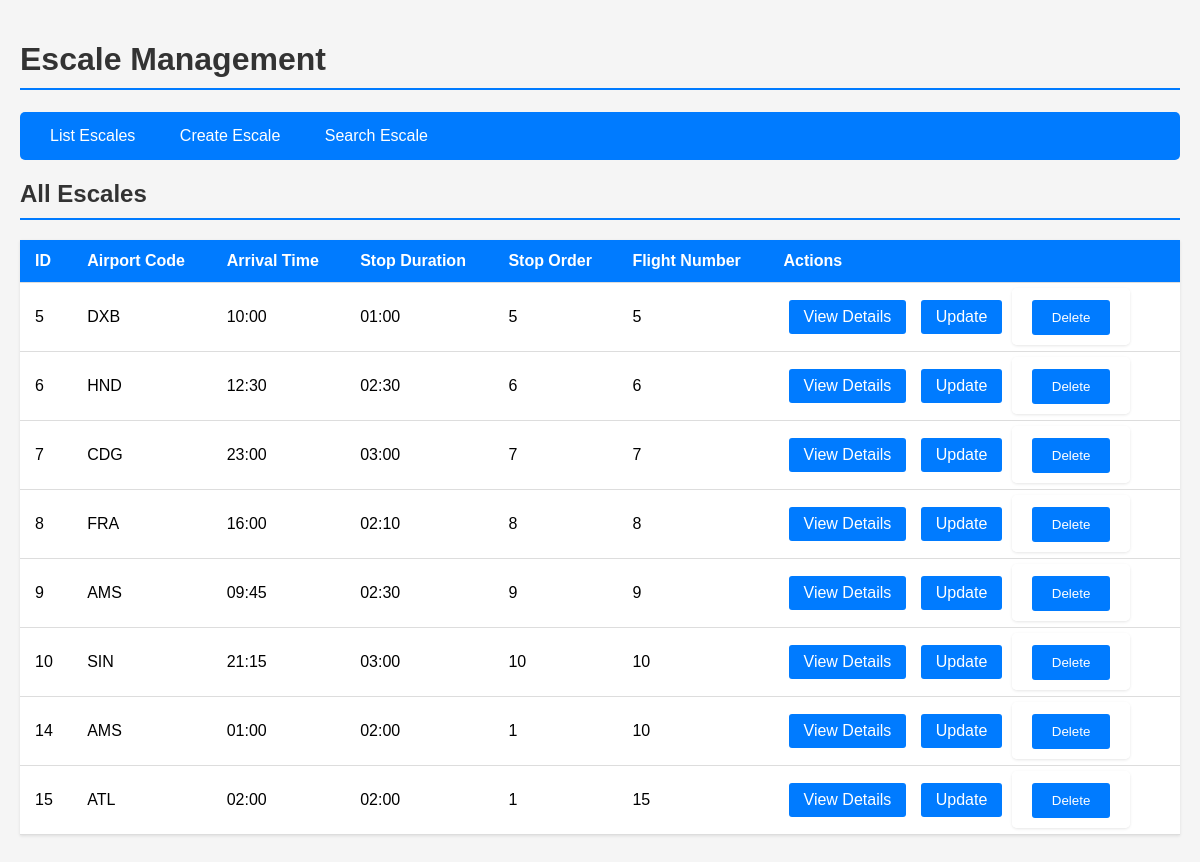
/escale, run on the app's committed database.
### tables this page shows
CREATE TABLE escale (
        IDESC INTEGER PRIMARY KEY AUTOINCREMENT NOT NULL,
        APORTESC VARCHAR(3) NOT NULL,
        HARMESC TIME NOT NULL,
        DURESC TIME NOT NULL,
        NOORD INT NOT NULL,
        NUMVOL INTEGER NOT NULL,
        FOREIGN KEY (NUMVOL) REFERENCES vol(NUMVOL) ON DELETE CASCADE,
        FOREIGN KEY (APORTESC) REFERENCES airport(CODEV) ON DELETE CASCADE
    );

### routes/escale_routes.py (the view, shortened to what this page needs)
@escale_routes.route("/escale", methods=["GET", "POST"])
def escale():
    action = request.args.get("action", "list")
    escale_id = request.args.get("id", type=int)
    context = {}
    if action == "list":
        context["escales"] = Escale.get_all_escale()
        context["view"] = "list"
    elif action == "details" and escale_id:
        context["escale"] = Escale.get_escale_by_id(escale_id)
        context["view"] = "details"
    elif action == "delete" and escale_id and request.method == "POST":
        Escale.delete_escale(escale_id)
        return redirect(url_for('escale_routes.escale', action='list'))
    return render_template("escale.html", context=context)

### models/escale.py (called while the page is built)
    @staticmethod
    def get_db_connection():
        conn=sqlite3.connect("airplain.db")
        conn.row_factory=sqlite3.Row
        return conn

    @staticmethod
    def get_all_escale():
        conn=Escale.get_db_connection()
        cursor=conn.cursor()
        cursor.execute("SELECT * FROM escale ")
        row = cursor.fetchall()
        conn.close()
        if row:
            return row
        return None

### templates/escale.html (shortened to what this page needs)
<!DOCTYPE html>
<html lang="en">
<head>
</head>
<body>
    <h1>Escale Management</h1>
    <nav>
        <a href="/escale?action=list">List Escales</a>
        <a href="/escale?action=create">Create Escale</a>
        <a href="/escale?action=search">Search Escale</a>
    </nav>
    {% if context.view == "list" %}
        <h2>All Escales</h2>
        <table>
            <thead>
                <tr>
                    <th>ID</th>
                    <th>Airport Code</th>
                    <th>Arrival Time</th>
                    <th>Stop Duration</th>
                    <th>Stop Order</th>
                    <th>Flight Number</th>
                    <th>Actions</th>
                </tr>
            </thead>
            <tbody>
                {% for escale in context.escales %}
                    <tr>
                        <td>{{ escale.IDESC }}</td>
                        <td>{{ escale.APORTESC }}</td>
                        <td>{{ escale.HARMESC }}</td>
                        <td>{{ escale.DURESC }}</td>
                        <td>{{ escale.NOORD }}</td>
                        <td>{{ escale.NUMVOL }}</td>
                        <td>
                            <div class="action-links">
                                <a href="{{ url_for('escale_routes.escale', action='details', id=escale['IDESC']) }}">View Details</a>
                                <a href="{{ url_for('escale_routes.escale', action='update', id=escale.IDESC) }}">Update</a>
                                <form method="POST" action="{{ url_for('escale_routes.escale', action='delete',id=escale.IDESC) }}" style="display:inline;">
                                    <button type="submit" onclick="return confirm('Are you sure you want to delete this Escale?')">Delete</button>
                                </form>
                            </div>
                        </td>
                    </tr>
                {% else %}
                    <tr>
                        <td colspan="7">No escales available.</td>
                    </tr>
                {% endfor %}
            </tbody>
        </table>
    {% endif %}
</body>
</html>

### templates/escale.html (style rules this page uses)
body { font-family: Arial, sans-serif; max-width: 1200px; margin: 0 auto; padding: 20px; background-color: #f5f5f5; }
h1, h2 { color: #333; border-bottom: 2px solid #007bff; padding-bottom: 10px; }
nav { background-color: #007bff; padding: 15px; border-radius: 5px; margin: 20px 0; }
nav a { color: white; text-decoration: none; padding: 8px 15px; margin-right: 10px; border-radius: 3px; transition: background-color 0.3s; }
table { width: 100%; border-collapse: collapse; margin: 20px 0; background-color: white; box-shadow: 0 1px 3px rgba(0,0,0,0.1); }
th, td { padding: 12px 15px; text-align: left; border-bottom: 1px solid #ddd; }
th { background-color: #007bff; color: white; }
.action-links a { display: inline-block; padding: 8px 15px; margin: 5px; background-color: #007bff; color: white; text-decoration: none; border-radius: 3px; transition: background-color 0.3s; }
form { background-color: white; padding: 20px; border-radius: 5px; box-shadow: 0 1px 3px rgba(0,0,0,0.1); }
button { background-color: #007bff; color: white; border: none; padding: 10px 20px; border-radius: 3px; cursor: pointer; transition: background-color 0.3s; }

### data on the page
escale: IDESC "5", APORTESC "DXB", HARMESC "10:00", DURESC "01:00", NOORD "5", NUMVOL "5"
escale: IDESC "6", APORTESC "HND", HARMESC "12:30", DURESC "02:30", NOORD "6", NUMVOL "6"
escale: IDESC "7", APORTESC "CDG", HARMESC "23:00", DURESC "03:00", NOORD "7", NUMVOL "7"
escale: IDESC "8", APORTESC "FRA", HARMESC "16:00", DURESC "02:10", NOORD "8", NUMVOL "8"
escale: IDESC "9", APORTESC "AMS", HARMESC "09:45", DURESC "02:30", NOORD "9", NUMVOL "9"
escale: IDESC "10", APORTESC "SIN", HARMESC "21:15", DURESC "03:00", NOORD "10", NUMVOL "10"
escale: IDESC "14", APORTESC "AMS", HARMESC "01:00", DURESC "02:00", NOORD "1", NUMVOL "10"
escale: IDESC "15", APORTESC "ATL", HARMESC "02:00", DURESC "02:00", NOORD "1", NUMVOL "15"
